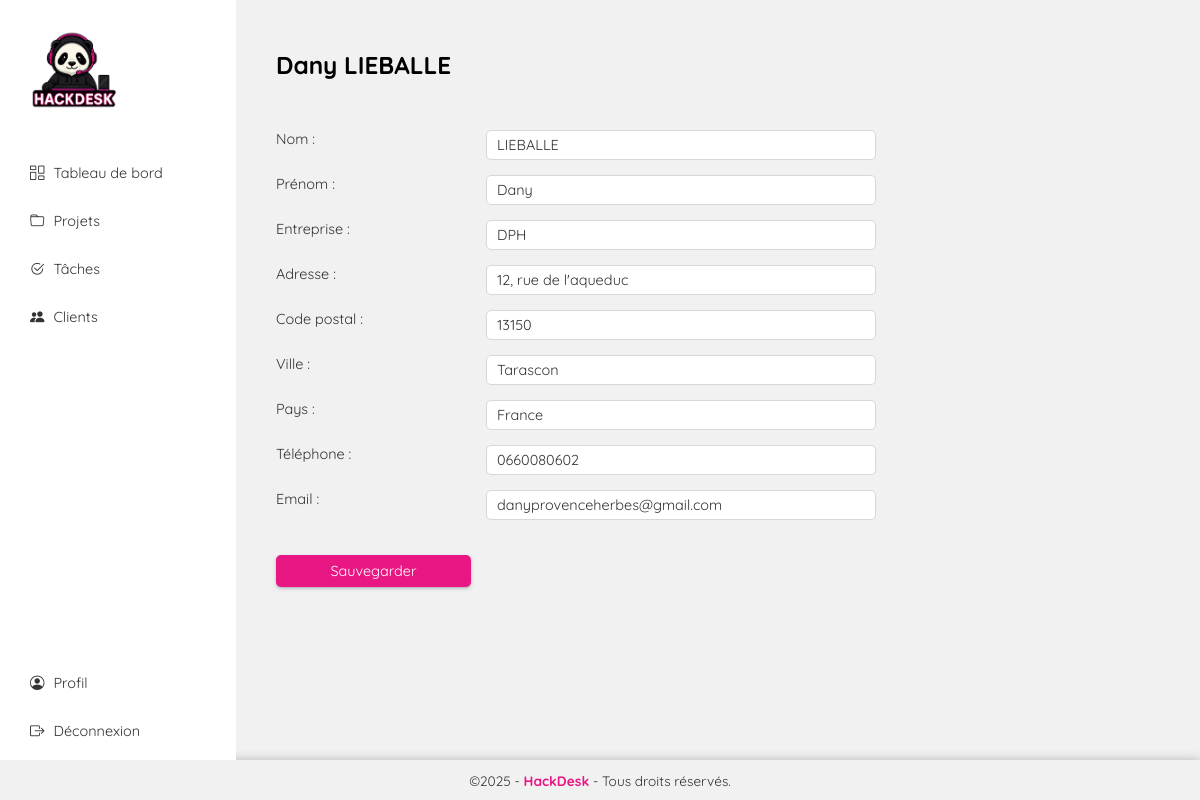
Screenshot of /edit-client/1 (signed in) with the database file from the repository.
### models.py (models this page shows)
class Client(Base):
    __tablename__ = 'clients'
    id = Column(Integer, primary_key=True, index=True)
    lastname = Column(String(150), nullable=False, index=True)
    firstname = Column(String(150), nullable=False, index=True)
    enterprise = Column(String(150), index=True)
    address = Column(String(250))
    zip_code = Column(String(20), index=True)
    city = Column(String(150))
    country = Column(String(150))
    phone_number = Column(String(20), index=True)
    email = Column(String(150), index=True)
    note = Column(Text)
    user_id = Column(Integer, ForeignKey("users.id"))
    user = relationship("User", back_populates="clients")
    projects = relationship("Project", back_populates="client", cascade="all, delete-orphan")

### app.py (the view, shortened to what this page needs)
@app.route('/edit-client/<int:client_id>', methods=["GET", "POST"])
@login_required
def editClient(client_id):
    client = session.query(Client).filter_by(id=client_id).first()
    return render_template('dashboard/edit-client.html', client=client)

### app.py (called while the page is built)
@login_manager.user_loader
def load_user(user_id):
    return session.query(User).get(int(user_id))

### templates/dashboard/edit-client.html (shortened to what this page needs)
{% extends 'layout.html' %}
{% block body %}
<div class="app dg">
  <main class="app-view dg">
    {% include 'dashboard/partials/menu-app.html' %}
    <div class="app-container space">
      <h1>{{ client.firstname}} {{ client.lastname }}</h1>
      <form action="/edit-client/{{ client.id }}" class="form" method="post">
        <label for="lastname">Nom : </label>
        <input required type="text" value="{{ client.lastname }}" name="lastname" />
        <label for="firstname">Prénom : </label>
        <input required type="text" value="{{ client.firstname }}" name="firstname" />
        <label for="enterprise">Entreprise : </label>
        <input type="text" value="{{ client.enterprise }}" name="enterprise" />
        <label for="address">Adresse : </label>
        <input type="text" value="{{ client.address }}" name="address" />
        <label for="zip_code">Code postal : </label>
        <input type="text" value="{{ client.zip_code }}" name="zip_code" maxlength="5" />
        <label for="city">Ville : </label>
        <input type="text" value="{{ client.city }}" name="city" />
        <label for="country">Pays : </label>
        <input type="text" value="{{ client.country }}" name="country" />
        <label for="phone_number">Téléphone : </label>
        <input required type="tel" value="{{ client.phone_number }}" name="phone_number" />
        <label for="email">Email : </label>
        <input required type="email" value="{{ client.email }}" name="email" />
        <button type="submit" class="button2">Sauvegarder</button>
      </form>
    </div>
  </main>
</div>
{% endblock %}

### static/css/index.css (style rules this page uses)
* { margin: 0; padding: 0; box-sizing: border-box; font-family: "Quicksand", "Trebuchet MS", "Lucida Sans Unicode", "Lucida Grande", "Lucida Sans", Arial, sans-serif; font-size: 0.95rem; color: #333; cursor: default; transition: 0.2s ease; }
body { background: #f1f1f1; }
main { min-height: 95vh; padding: 50px 5vw; }
h1, h2, h3, h4, h5, h6 { color: #000; }
h1 { font-size: 1.6rem; }
.dg { display: grid; gap: 20px; }
button { box-shadow: rgba(50, 50, 93, 0.25) 0px 2px 5px -1px, rgba(0, 0, 0, 0.3) 0px 1px 3px -1px; padding: 5px 20px; border: 2px solid #e91784; border-radius: 5px; background: #fff; color: #e91784; }
.button2 { border: 2px solid #e91784; background: #e91784; color: #fff; }
form { display: flex; flex-direction: column; gap: 15px; width: 100%; min-width: 300px; max-width: 600px; }
form input, form select, form textarea { border: 1px solid #d7d7d7; padding: 5px 10px; border-radius: 5px; outline-color: #e91784; resize: none; }
form button { margin-top: 20px; }
.app-view { grid-template-columns: 1fr 4fr; padding: 0; }
.app-container { padding: 50px 50px 50px 20px; }
.app-container .form { max-width: 600px; display: grid; grid-template-columns: 1fr 2fr; }
.space h1 { margin-bottom: 50px; }

### rows the page displays
Client: firstname "Dany", lastname "LIEBALLE", enterprise "DPH", address "12, rue de l'aqueduc", zip_code "13150", city "Tarascon", country "France", phone_number "0660080602", email "danyprovenceherbes@gmail.com"
